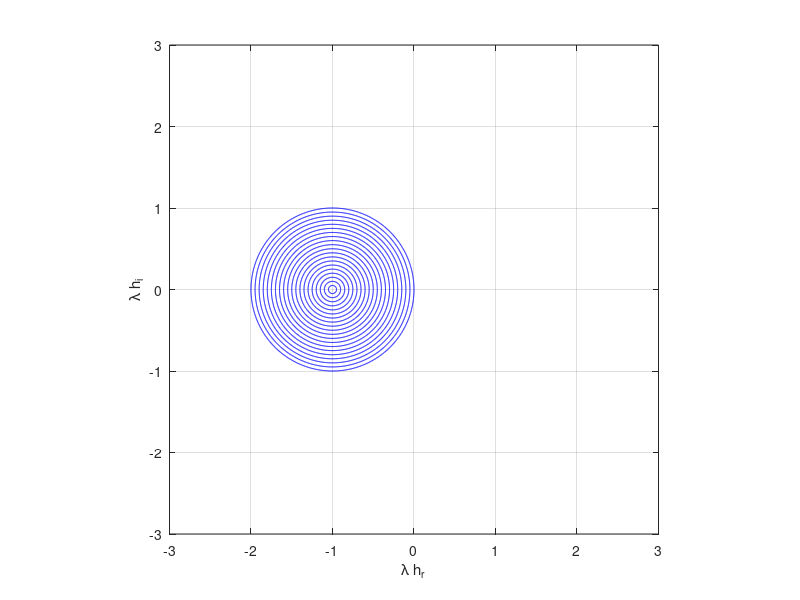

The MATLAB script that drew this image:
i=sqrt(-1);
% Specify real range and number of points
lhr0=-3;
lhr1=3;
Nr = 1024;
% Specify imaginary range and number of points
lhi0=-3;
lhi1=3;
Ni = 1024;
% Construct mesh
lhr = linspace(lhr0,lhr1,Nr);
lhi = linspace(lhi0,lhi1,Ni);
[x,y] = meshgrid(lhr,lhr);
% Calculate lh
lh=x+i*y;
% amplification factor of Forward Euler
theta=1+lh;
% Plot contours of magnitude(theta)=1
contour(x,y,abs(theta),[0:0.05:1],'b-');
axis([lhr0,lhr1,lhi0,lhi1]);
axis('square');
xlabel('\lambda h_r');
ylabel('\lambda h_i');
grid on